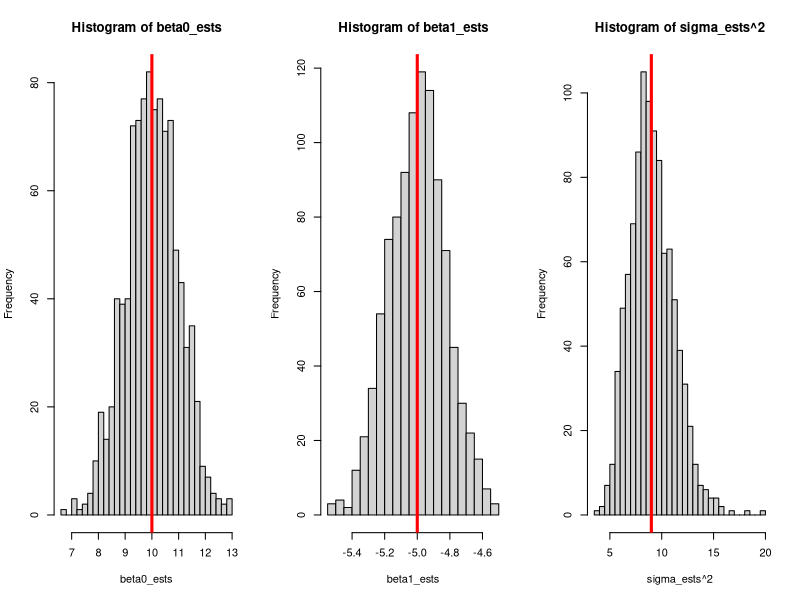
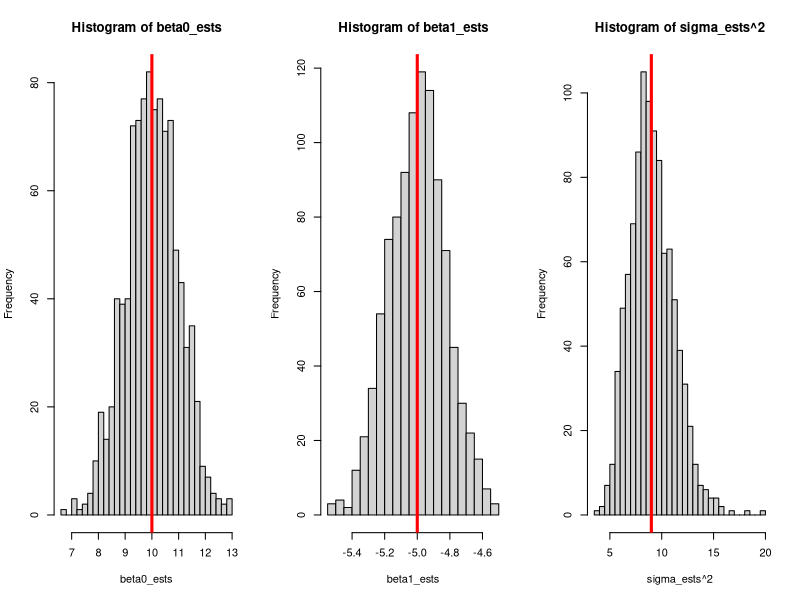
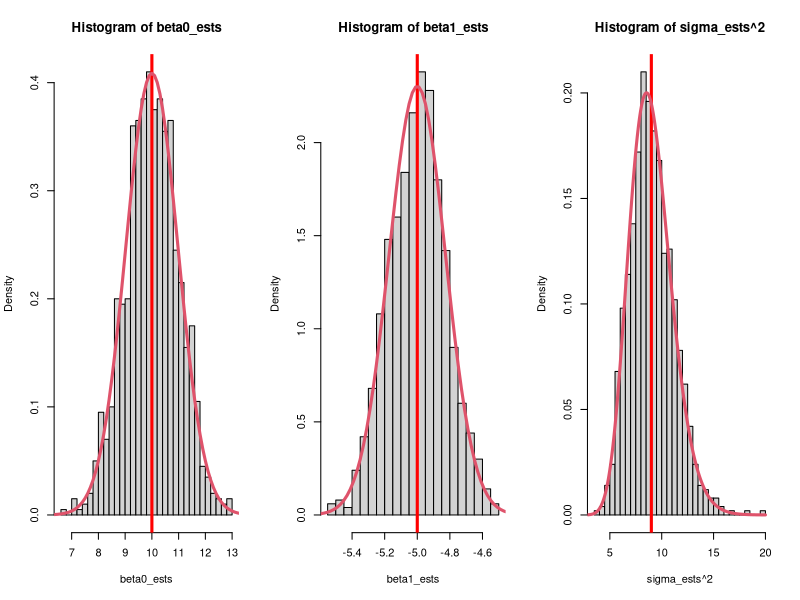
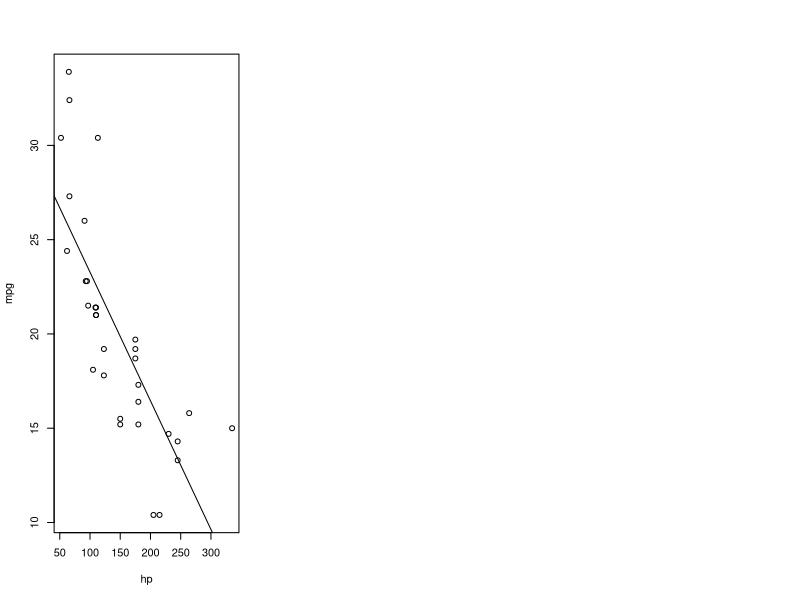
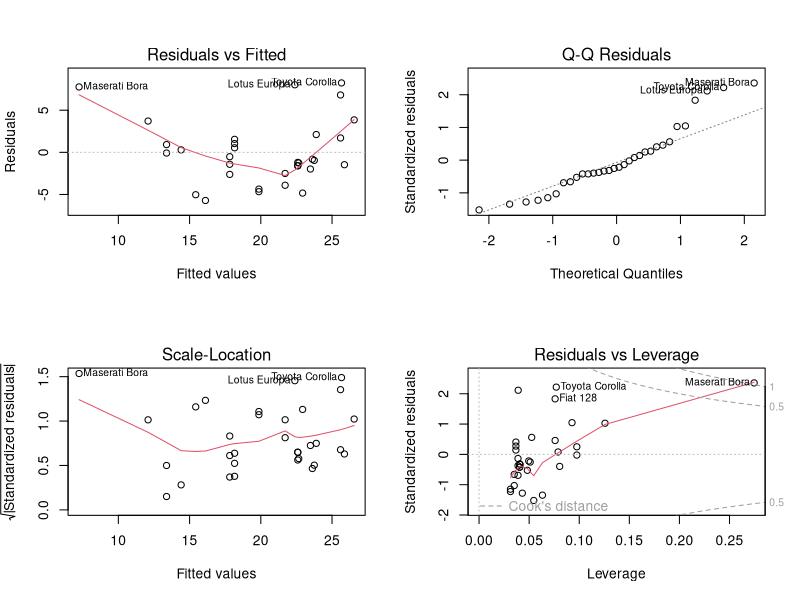

Recreate these plots in R, in order.
## ---- chunk 1
#| label: sim-means
#| code-fold: true
#| code-summary: "Show the code"
set.seed(2112)
n <- 40
beta0 <- 10
beta1 <- -5
sigma <- 3
x_vals <- runif(n, 0, 10)

# Sets up an empty vector
# (double means double precision, so it allows non-integers;
# it is not doubling the value.)
beta0_ests <- double(n)
beta1_ests <- double(n)
sigma_ests <- double(n)
for (i in 1:1000) {
    y <- beta0 + beta1 * x_vals + rnorm(n, 0, sigma)   
    mylm <- lm(y ~ x_vals)
    beta0_ests[i] <- coef(mylm)[1]
    beta1_ests[i] <- coef(mylm)[2]
    sigma_ests[i] <- summary(mylm)$sigma
}

par(mfrow = c(1, 3))
hist(beta0_ests, breaks = 30)
abline(v = beta0, col = "red", lwd = 3)

hist(beta1_ests, breaks = 30)
abline(v = beta1, col = "red", lwd = 3)

hist(sigma_ests^2, breaks = 30)
abline(v = sigma^2, col = "red", lwd = 3)
## ---- chunk 2
#| label: sim-means-pdf
par(mfrow = c(1, 3))
hist(beta0_ests, breaks = 30)
abline(v = beta0, col = "red", lwd = 3)

hist(beta1_ests, breaks = 30)
abline(v = beta1, col = "red", lwd = 3)

hist(sigma_ests^2, breaks = 30)
abline(v = sigma^2, col = "red", lwd = 3)
## ---- chunk 3
#| label: sim-dists
#| code-fold: true
#| code-summary: "Show the code"
par(mfrow = c(1, 3))
hist(beta0_ests, breaks = 30, freq = FALSE)
abline(v = beta0, col = "red", lwd = 3)
Sxx <- sum((x_vals - mean(x_vals))^2)
curve(dnorm(x, 10, sigma * sqrt(sum(x_vals^2)/ (n * Sxx))), from = 5, to = 15, add = TRUE, col = 2, lwd = 3)

hist(beta1_ests, breaks = 30, freq = FALSE)
abline(v = beta1, col = "red", lwd = 3)
curve(dnorm(x, -5, sigma/sqrt(Sxx)), from = -10, to = 0, add = TRUE, col = 2, lwd = 3, n = 500)

hist(sigma_ests^2, breaks = 30, freq = FALSE)
abline(v = sigma^2, col = "red", lwd = 3)
curve(dchisq(x * (n - 1) / sigma^2, df = n - 1) * (n - 1) / sigma^2, from = 1, to = 20, add = TRUE, col = 2, lwd = 3, n = 500)
## ---- chunk 4
#| label: mtcars_residplots
plot(mpg ~ hp, data = mtcars)
abline(lm(mpg ~ hp, data = mtcars))
## ---- chunk 5
#| fig-height: 5
#| fig-width: 5
par(mfrow = c(2, 2))
plot(lm(mpg ~ hp, data = mtcars))
